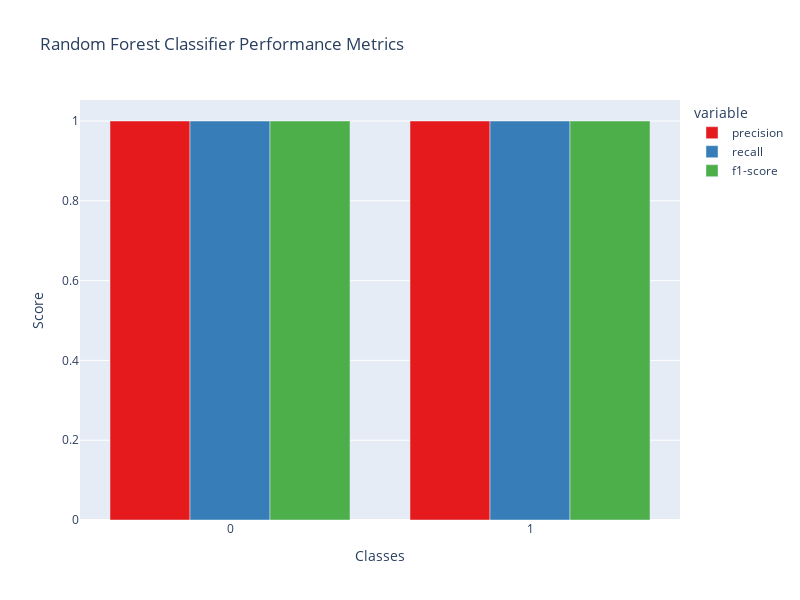
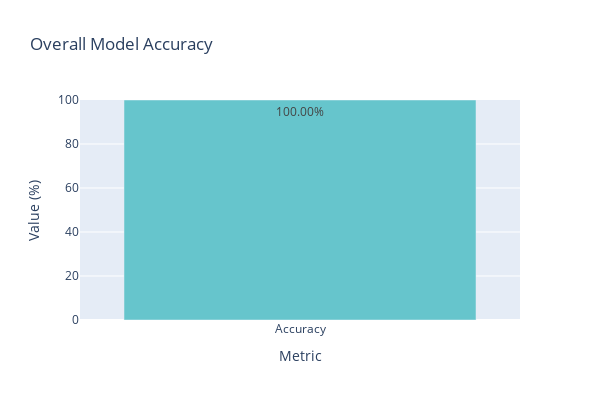

These figures' notebook cell, in order:
### Code cell
# Fit the Decision Tree Classifier
from sklearn.tree import DecisionTreeClassifier

dec_clf = RandomForestClassifier(criterion='gini', random_state=3, max_depth=5)
dec_clf.fit(X_train, y_train)

# Make predictions
y_pred = dec_clf.predict(X_test)

# Calculate accuracy
accuracy = accuracy_score(y_test, y_pred) * 100

# Generate the classification report as a dictionary
report = classification_report(y_test, y_pred, output_dict=True)

# Prepare the data for visualization
metrics_df = pd.DataFrame(report).T.reset_index()  # Convert to DataFrame and reset index
metrics_df = metrics_df.rename(columns={'index': 'Class'})  # Rename the columns

# Filter out accuracy and support rows for bar chart visualization
metrics_to_plot = metrics_df[~metrics_df['Class'].isin(['accuracy', 'macro avg', 'weighted avg'])]

# Plot bar chart for precision, recall, and F1-score
fig = px.bar(
    metrics_to_plot,
    x="Class",
    y=["precision", "recall", "f1-score"],
    barmode="group",
    title="Random Forest Classifier Performance Metrics",
    labels={"value": "Score", "Class": "Classes"},
    color_discrete_sequence=px.colors.qualitative.Set1
)
fig.update_layout(
    xaxis_title="Classes",
    yaxis_title="Score",
    height=600,
    width=800,
)
fig.show()

# Plot accuracy as a separate metric
fig_accuracy = px.bar(
    x=["Accuracy"],
    y=[accuracy],
    title="Overall Model Accuracy",
    text=[f"{accuracy:.2f}%"],
    labels={"x": "Metric", "y": "Value (%)"},
    color_discrete_sequence=px.colors.qualitative.Pastel
)
fig_accuracy.update_layout(
    height=400,
    width=600,
    yaxis=dict(range=[0, 100]),  # Ensure the range is 0-100%
)
fig_accuracy.show()

### Figure 1 — Plotly figure (JSON) as saved in the notebook; plotly's stock layout.template omitted (floating-point values rounded to 4 significant figures)
{"data": [{"alignmentgroup": "True", "hovertemplate": "variable=precision<br>Classes=%{x}<br>Score=%{y}<extra></extra>", "legendgroup": "precision", "marker": {"color": "rgb(228,26,28)", "pattern": {"shape": ""}}, "name": "precision", "offsetgroup": "precision", "orientation": "v", "showlegend": true, "textposition": "auto", "type": "bar", "x": ["0", "1"], "xaxis": "x", "y": [1, 1], "yaxis": "y"}, {"alignmentgroup": "True", "hovertemplate": "variable=recall<br>Classes=%{x}<br>Score=%{y}<extra></extra>", "legendgroup": "recall", "marker": {"color": "rgb(55,126,184)", "pattern": {"shape": ""}}, "name": "recall", "offsetgroup": "recall", "orientation": "v", "showlegend": true, "textposition": "auto", "type": "bar", "x": ["0", "1"], "xaxis": "x", "y": [1, 1], "yaxis": "y"}, {"alignmentgroup": "True", "hovertemplate": "variable=f1-score<br>Classes=%{x}<br>Score=%{y}<extra></extra>", "legendgroup": "f1-score", "marker": {"color": "rgb(77,175,74)", "pattern": {"shape": ""}}, "name": "f1-score", "offsetgroup": "f1-score", "orientation": "v", "showlegend": true, "textposition": "auto", "type": "bar", "x": ["0", "1"], "xaxis": "x", "y": [1, 1], "yaxis": "y"}], "layout": {"barmode": "group", "height": 600, "legend": {"title": {"text": "variable"}, "tracegroupgap": 0}, "title": {"text": "Random Forest Classifier Performance Metrics"}, "width": 800, "xaxis": {"anchor": "y", "autorange": true, "domain": [0, 1], "range": [-0.5, 1.5], "title": {"text": "Classes"}, "type": "category"}, "yaxis": {"anchor": "x", "autorange": true, "domain": [0, 1], "range": [0, 1.053], "title": {"text": "Score"}, "type": "linear"}}}

### Figure 2 — Plotly figure (JSON) as saved in the notebook; plotly's stock layout.template omitted (floating-point values rounded to 4 significant figures)
{"data": [{"alignmentgroup": "True", "hovertemplate": "Metric=%{x}<br>Value (%)=%{y}<br>text=%{text}<extra></extra>", "legendgroup": "", "marker": {"color": "rgb(102, 197, 204)", "pattern": {"shape": ""}}, "name": "", "offsetgroup": "", "orientation": "v", "showlegend": false, "text": ["100.00%"], "textposition": "auto", "type": "bar", "x": ["Accuracy"], "xaxis": "x", "y": [100], "yaxis": "y"}], "layout": {"barmode": "relative", "height": 400, "legend": {"tracegroupgap": 0}, "title": {"text": "Overall Model Accuracy"}, "width": 600, "xaxis": {"anchor": "y", "autorange": true, "domain": [0, 1], "range": [-0.5, 0.5], "title": {"text": "Metric"}, "type": "category"}, "yaxis": {"anchor": "x", "domain": [0, 1], "range": [0, 100], "title": {"text": "Value (%)"}, "type": "linear"}}}
